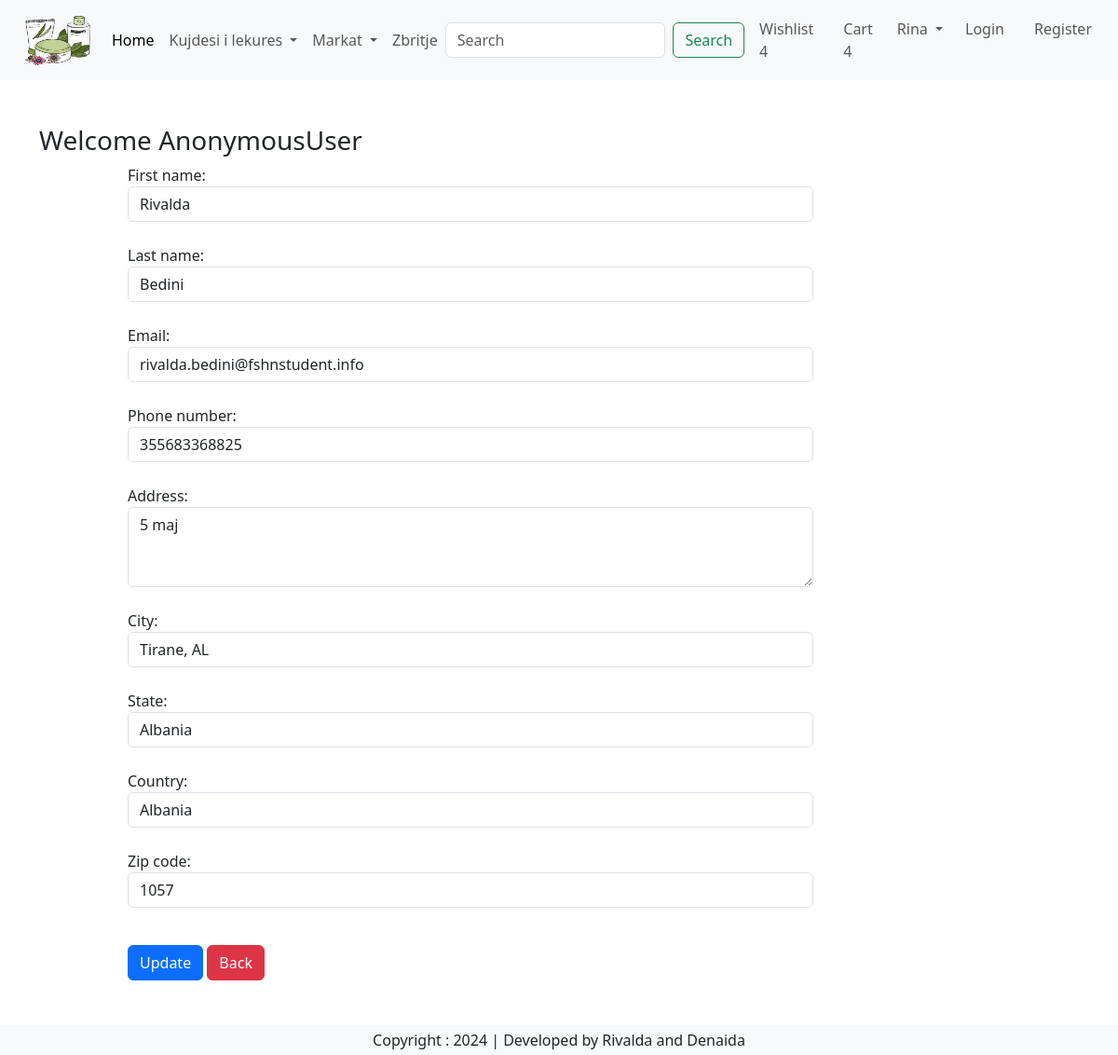
The app's page /updateAddress/3 with its own data.
### app/models.py (models this page shows, shortened)
class Customer(models.Model):
    user = models.ForeignKey(User, on_delete=models.CASCADE)
    first_name = models.CharField(max_length=100)
    last_name = models.CharField(max_length=100)
    email = models.EmailField(unique=True)
    phone_number = models.CharField(max_length=15, blank=True, null=True)
    address = models.TextField(blank=True, null=True)
    city = models.ForeignKey(City, on_delete=models.SET_NULL, null=True, blank=True)
    state = models.ForeignKey(State, on_delete=models.SET_NULL, null=True, blank=True)
    country = models.CharField(max_length=100, blank=True, null=True)
    zip_code = models.CharField(max_length=20, blank=True, null=True)
    date_joined = models.DateTimeField(auto_now_add=True)
    updated_at = models.DateTimeField(auto_now=True)
    class Meta:
        verbose_name = 'Customer'
        verbose_name_plural = 'Customers'

### app/views.py (the view, shortened to what this page needs)
# urls.py: path('updateAddress/<int:pk>',views.updateAddress.as_view(),name='updateAddress'),
class updateAddress(View):
    def get(self,request,pk):
        add = Customer.objects.get(pk=pk)
        form= CustomerProfileForm(instance=add)
        return render(request,'app/updateAddress.html',locals())

### app/forms.py
class CustomerProfileForm(forms.ModelForm):
    class Meta:
        model = Customer
        fields = ['first_name','last_name','email', 'phone_number','address','city','state','country','zip_code']
        widgets = {
            'first_name': forms.TextInput(attrs={'class': 'form-control'}),
            'last_name': forms.TextInput(attrs={'class': 'form-control'}),
            'email': forms.EmailInput(attrs={'class': 'form-control'}),
            'phone_number': forms.TextInput(attrs={'class': 'form-control'}),
            'address': forms.Textarea(attrs={'class': 'form-control', 'rows': 3}),
            'city': forms.Select(attrs={'class': 'form-control'}),
            'state': forms.Select(attrs={'class': 'form-control'}),
            'country': forms.TextInput(attrs={'class': 'form-control'}),
            'zip_code': forms.TextInput(attrs={'class': 'form-control'}),
        }

### app/models.py (called while the page is built)
    def __str__(self):
        return self.name

    def __str__(self):
        return f"{self.name}, {self.state.abbreviation}"

### app/templates/app/updateAddress.html (shortened to what this page needs)
{% extends "app/base.html" %}
{% load static %}
{% block main-content %}
<div class="container my-5">
    <div class="row">
        <h3>Welcome <span class="text-capitalize">{{ request.user }}</span></h3>
        <div class="col-sm-8 offset-sm-1">
            <form action="" method="post">
                {% for fm in form %}
                {{fm.label_tag}} {{fm}} <small class="text-danger">{{fm.errors|striptags}}</small> <br>
                {% endfor %}
                <div class="col-12 mt-3">
                    <button type="submit" class="btn btn-primary">Update</button>
                    <a href="{% url 'address'%}" type="button" class='btn btn-danger'>Back<a/>
                </div>
            </form>
        </div>
    </div>
</div>
{% endblock main-content %}

### records on screen
Customer: form "Rivalda" "Bedini" "rivalda.bedini@fshnstudent.info" "355683368825" "5 maj" "Tirane, AL" "Albania" "Albania" "1057"

### other values on screen
{{ request.user }} "AnonymousUser"
{{ fm.label_tag }} "First name:" "Last name:" "Email:" "Phone number:" "Address:" "City:" "State:" "Country:" "Zip code:"
